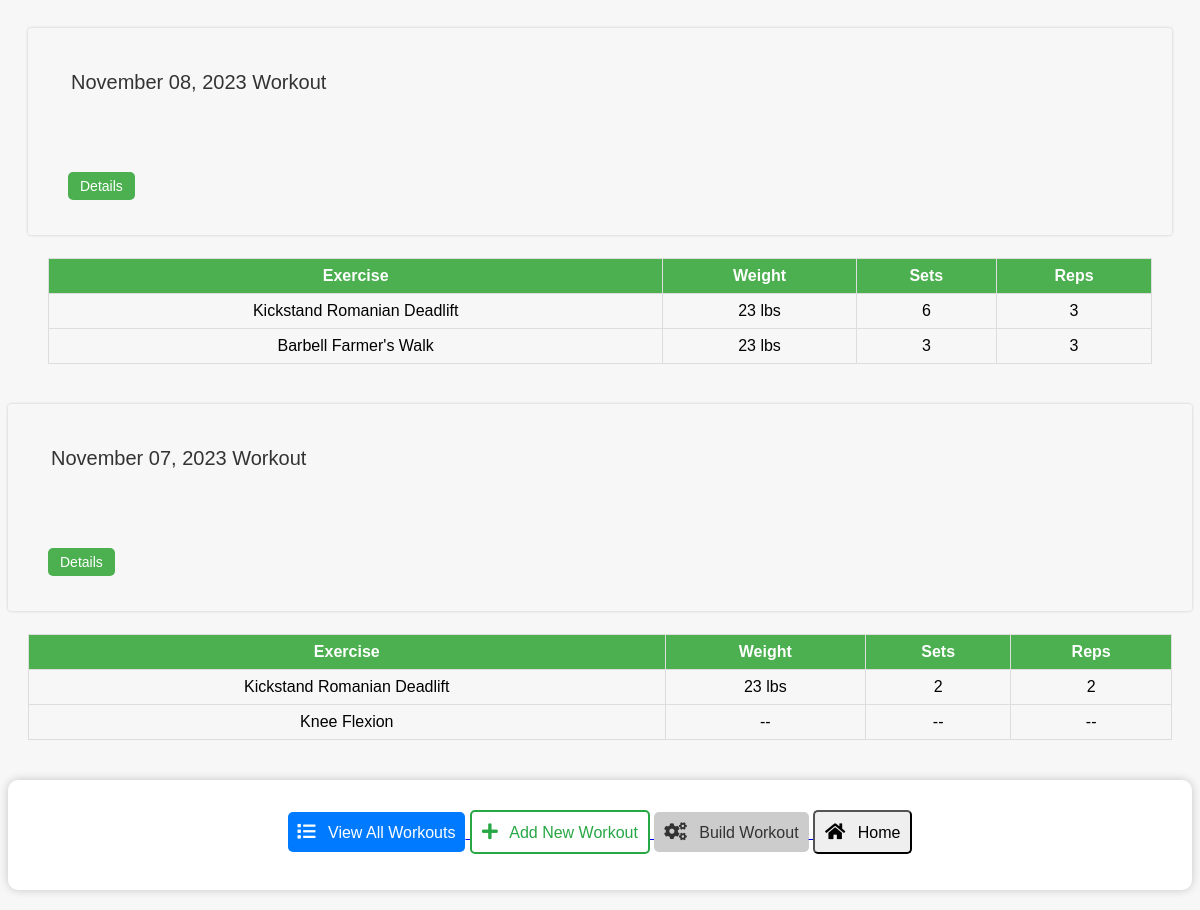
Page /fit/exhome/ (signed in) on the committed database.
### fit/models.py (models this page shows, shortened)
class ExerciseLog(models.Model):
    user = models.ForeignKey(User, on_delete=models.CASCADE)
    date = models.DateField(default=timezone.now)

class Exercise(models.Model):
    exercise_log = models.ForeignKey(ExerciseLog, on_delete=models.CASCADE)
    alpha_num_dash = RegexValidator(r'^[0-9a-zA-Z\-\s]*$', 'Only alphanumeric characters and dashes are allowed.')
    exercise_name = models.CharField(max_length=32, validators=[alpha_num_dash])
    num_sets = models.PositiveIntegerField()
    num_reps = models.PositiveIntegerField()
    exercise_weight = models.PositiveIntegerField()

### fit/views.py (the view)
# urls.py: path('exhome/', views.exhome, name='exlog_home'),
def exhome(request):
    if not request.user.is_authenticated:
        return redirect('login')
    else:
        context = {
            'exercise_logs' : ExerciseLog.objects.filter(user=request.user.id).order_by('-date', '-id'),
            'exercises' : Exercise.objects.all(),
            'title' : 'Exercise Log',
            'user_id' : request.user.id,
        }
        if not context['exercise_logs'].count():
            return render(request, 'get_started.html')
        return render(request, 'exhome.html', context)

### fit/templates/exhome.html (shortened to what this page needs)
{% extends "base1.html" %}
{% block body_block %}
{% load static %}
<html>
<head>
<link rel="stylesheet" type="text/css" href="{% static 'css/exhome.css' %}">
</head>
<body>
<div style="max-height:600px;overflow-y:auto;">
{% for exlog in exercise_logs %}
<div class="card mb-3">
  <div class="card-body">
    <div class="card-title h3">
      {{ exlog.date | date:"F d, Y"}} Workout
    </div>
    <div class="card-text">
    </div>
  </div>
  <div class="button-container">
    <a class="btn btn-custom btn-sm" href="{% url 'fit:exlog-detail' exlog.id %}">Details</a>
  </div>
</div>
        <div class="card-text">
            <table class="table table-sm table-bordered">
                <thead>
                    <tr>
                        <th>Exercise</th>
                        <th>Weight</th>
                        <th>Sets</th>
                        <th>Reps</th>
                    </tr>
                </thead>
                <tbody>
                    {% for exercise in exercises%}
                        {% if exercise.exercise_log == exlog %}
                        <tr>
                            <td>{{ exercise.exercise_name }}</td>
                            <td>
                                {% if exercise.exercise_weight != 0 %}
                                    {{ exercise.exercise_weight }} lbs
                                {% else %}
                                    --
                                {% endif %}
                            </td>
                            <td>
                                {% if exercise.num_sets != 0 %}
                                    {{ exercise.num_sets }}
                                {% else %}
                                    --
                                {% endif %}
                            </td>
                            <td>
                                {% if exercise.num_reps != 0 %}
                                    {{ exercise.num_reps }}
                                {% else %}
                                    --
                                {% endif %}
                            </td>
                        </tr>
                        {% endif %}
                    {% endfor %}
                </tbody>
            </table>
        </div>
    </div>
{% endfor %}
</body>
{% endblock %}

### fit/static/css/exhome.css (style rules this page uses)
body { background-color: #f7f7f7; font-family: Arial, sans-serif; }
div { max-height: 600px; overflow-y: auto; padding: 20px; }
.card { margin-bottom: 3px; border: none; border-radius: 3px; box-shadow: 0 0 3px rgba(0, 0, 0, 0.2); }
.card-body { padding: 3px; }
.card-title { font-size: 20px; color: #333; }
.table { border-collapse: collapse; width: 100%; border: 1px solid #ddd; }
.table th { background-color: #4CAF50; color: #fff; text-align: center; border: 1px solid #ddd; padding: 8px; }
.table td { text-align: center; border: 1px solid #ddd; padding: 8px; }
.btn-custom { background-color: #4CAF50; color: #fff; border: none; border-radius: 5px; padding: 6px 12px; font-size: 14px; text-decoration: none; transition: background-color 0.3s, color 0.3s; }

### rows in the picture
ExerciseLog: date "November 08, 2023"
Exercise: exercise_name "Kickstand Romanian Deadlift", exercise_weight "23", num_sets "6", num_reps "3"
Exercise: exercise_name "Barbell Farmer's Walk", exercise_weight "23", num_sets "3", num_reps "3"
ExerciseLog: date "November 07, 2023"
Exercise: exercise_name "Kickstand Romanian Deadlift", exercise_weight "23", num_sets "2", num_reps "2"
Exercise: exercise_name "Knee Flexion"
